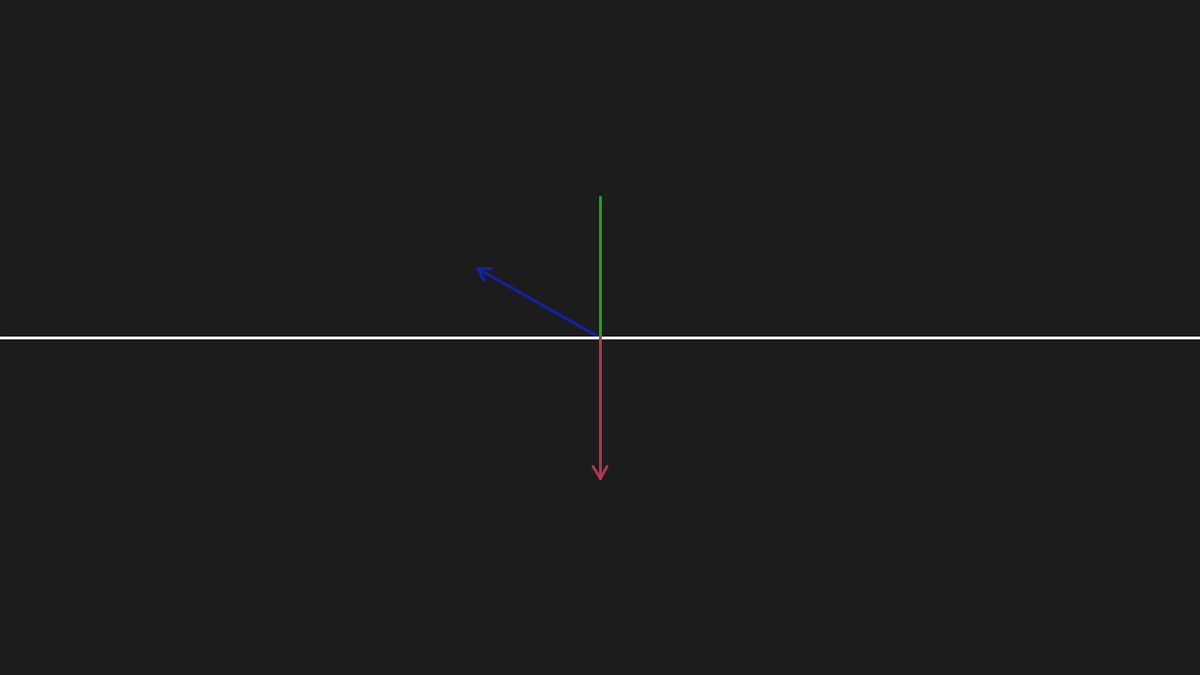
Frame 1 (no input)
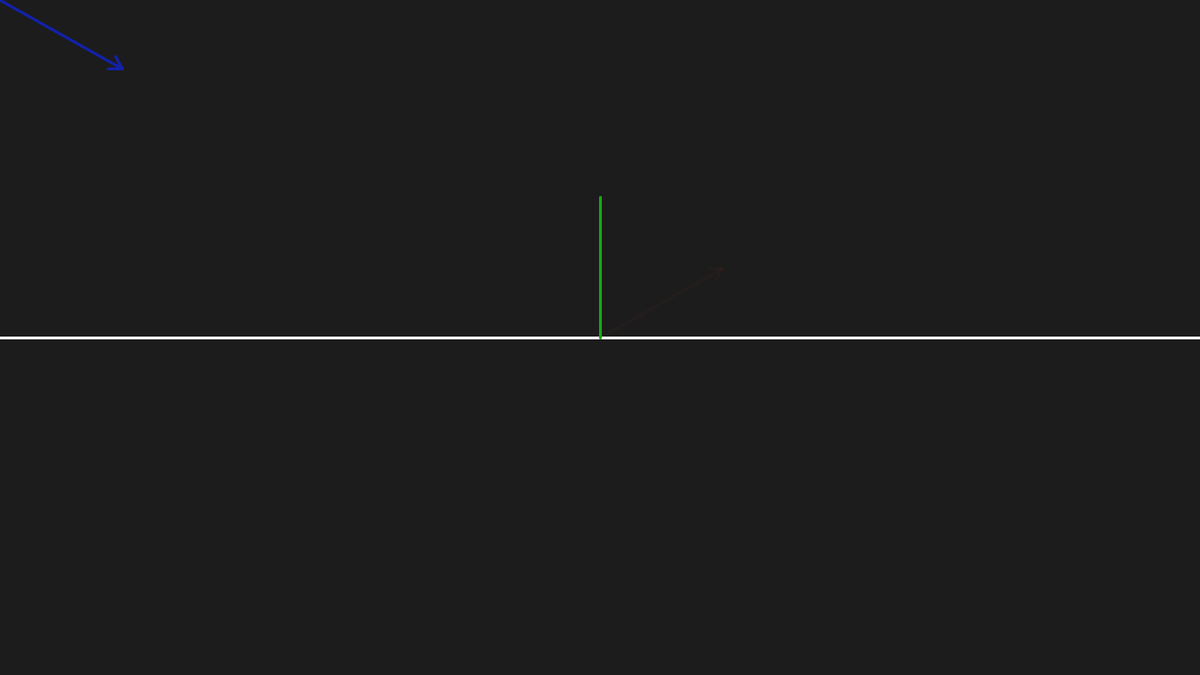
Frame 60 (the mouse pressed at the canvas centre just before this capture)
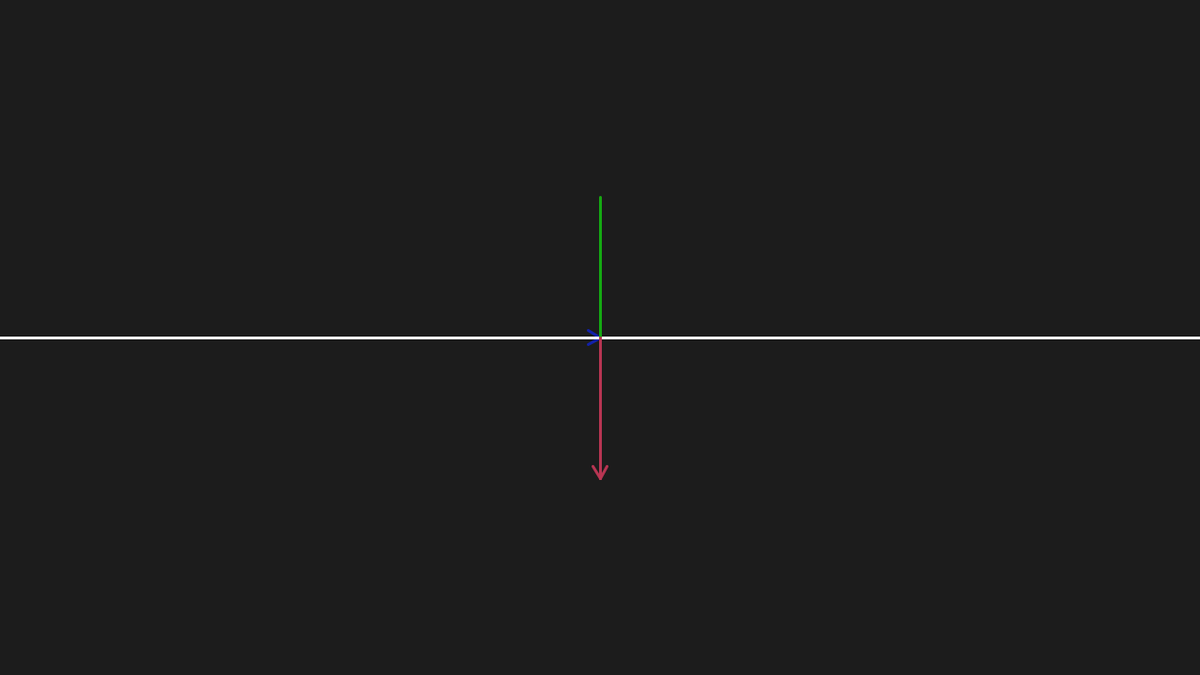
Frame 120 (the mouse held since frame 60 and released just before this capture)

The Processing sketch that drew these frames (run headless with seeded random() and noise(); from frame 60 on, the mouse is pressed at the canvas centre):

// Processing sketch: rayModel
// ── rayModel.pde
LightRay i, rfl, rfr;

void setup()
{
  size(1280, 720);
  i = new LightRay(width/2, height/2, 0, 0);
  rfl = new LightRay(width/2, height/2, width/2, height/2 + 1);
  rfr = new LightRay(width/2, height/2, width/2, height/2 + 1);
}

void draw()
{
  background(#1c1c1c);
  strokeWeight(3);
  stroke(#1221ab);
  i.display();
  i.ro.set(mouseX,mouseY);
  i.pointAt(width/2, height/2);
  
  PVector n = new PVector(0, -1).normalize();
  stroke(#fefefe);
  line(0, height/2, width, height/2);
  stroke(#12ab12);
  line(width/2, height/2, width/2 + n.x*150, height/2 + n.y*150);
  
  color c = color(#ab2112);
  float r = i.schlick(1.333, 1.05, n) * 1;
  c = color(red(c), green(c), blue(c), r*255);
  stroke(c);
  rfl.display();
  rfl.setAngle(i.reflect(n), n);
  c = color(#ba3653);
  c = color(red(c), green(c), blue(c), 255 - r*255);
  stroke(c);
  rfr.display();
  rfr.setAngle(i.refract(1.333, 1.05, n), PVector.mult(n, -1));
  println(r);
}

class LightRay
{
  PVector ro, rd;
  
  LightRay(float ox, float oy, float lx, float ly)
  {
    ro = new PVector(ox, oy);
    rd = new PVector(lx - ox, ly - oy).normalize();
  }
  
  float schlick(float n1, float n2, PVector normal)
  {
    //Schlick's Approximation: R(theta) = R0 + (1 - R0)(1-cos(theta))^5
    
    float incident = PVector.angleBetween(PVector.mult(rd, -1), normal);
    float r0 = (n1-n2)/(n1+n2); r0 *= r0;       //Reflection Coefficient for light parallel to the normal
    
                                                //Building of R(theta):
    float r = 1 - cos(incident); r = r*r*r*r*r; //(1-cos(theta))^5
    r *= (1 - r0);                              //(1-R0)(1-cos(theta))^5
    r += r0;                                    //R0 + (1 - R0)(1 - cos(theta))^5
    
    return r;
  }
  
  float reflect(PVector normal)
  {
    float incidence = PVector.angleBetween(PVector.mult(rd, -1), normal);
    if(rd.cross(normal).z < 0) incidence *= -1;
    
    float reflected = -incidence;
    
    return reflected;
  }
  
  float refract(float n1, float n2, PVector normal)
  {
    
    float incidence = PVector.angleBetween(PVector.mult(rd, -1), normal);
    float cross = rd.cross(normal).z;
    if(cross < 0) incidence *= -1;
    
    
    if(n1 == n2) return incidence;
    
    //Snell's Law: n1*sin(theta1) = n2*sin(theta2)
    float refraction = n1*sin(incidence)/n2; refraction = asin(refraction);
    
    
    return refraction;
  }
  
  void setAngle(float angle, PVector n)
  {
    float a = atan2(n.y, n.x);
    rd.set(cos(a + angle) , sin(a + angle)).normalize();
  }
  
  void display()
  {
    push();
    line(ro.x, ro.y, ro.x + rd.x*150, ro.y + rd.y*150);
    arrow();
    pop();
  }
  
  void arrow()
  {
    push();
    PVector p = new PVector(ro.x + rd.x*150, ro.y + rd.y*150);
    float a = atan2(rd.y, rd.x) + 5*PI/6;
    line(p.x, p.y, p.x + cos(a)*15, p.y + sin(a)*15);
    line(p.x, p.y, p.x + cos(a - 5*PI/3)*15, p.y + sin(a - 5*PI/3)*15);
    pop();
  }
  
  void pointAt(float x, float y)
  {
    rd.set(x - ro.x, y - ro.y).normalize();
  }
}
